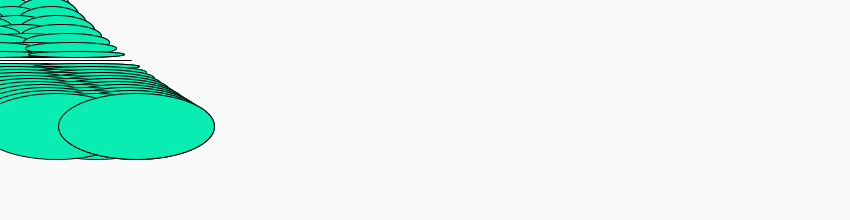
Frame 1 (no input)
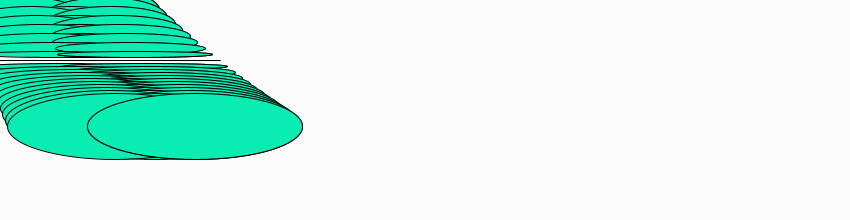
Frame 60 (the mouse pressed at the canvas centre just before this capture)
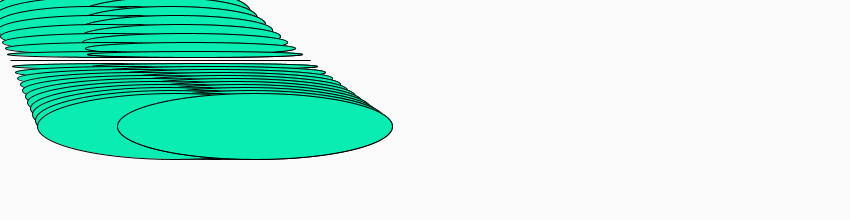
Frame 120 (the mouse held since frame 60 and released just before this capture)

The Processing sketch that drew these frames (run headless with seeded random() and noise(); from frame 60 on, the mouse is pressed at the canvas centre):

// Processing sketch: processing_11826
// ── processing_11826.pde

int num=20;
int[] dx = new int [num];
int[] dy = new int [num];
void setup() {
  size (850,220);
  for (int i=0; i< num; i++){
    dx[i] =i * 5;
    dy[i] =12 + (i * 6);
}
}

void draw() {
  background(250,250,250);

  for (int i=0; i < num; i++){
    dx[i] = dx [i] +1;
    if (dx[i] >500) {
      dx[i]= -80;
}
  diagonals(dx[i],dy[i]);
}
}
void diagonals(int x, int y) {
  ellipse(x,y,x+60,y-60);
  ellipse(x-40,y,x+60,y-60);
  ellipse(x+40,y,x+60,y-60);
  ellipse(x+40,y,x+60,y-60);
    fill(10,237,178);
}
